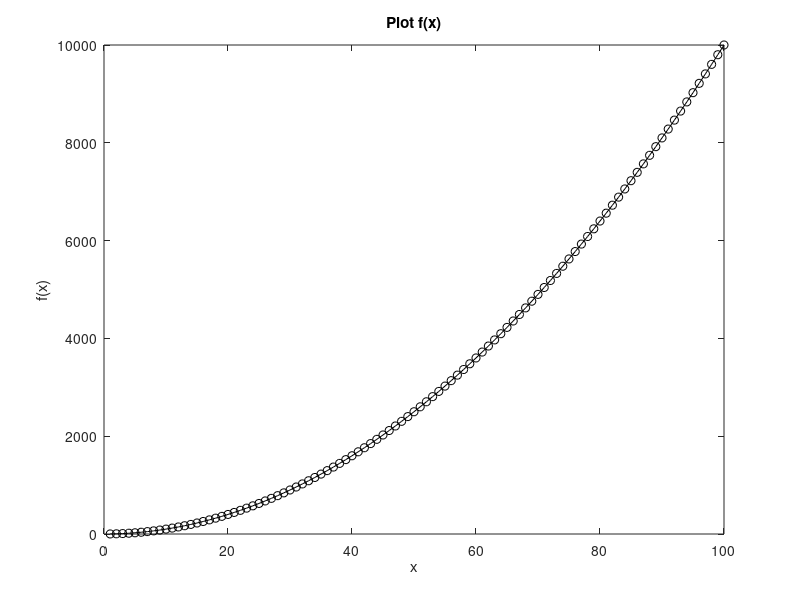

Here is the MATLAB script that generated this plot:
x = input('Enter x = ');
fprintf('x = %f\n',x);
% edit online by user 1
x = input('Enter Number = ');
for i = 1:x
  fprintf('i = %d\n',i);
end
x2 = 1:1:100;
% edit by local 
y2 = x2.^2;
%plot(x,y);
plot(x2,y2,'-ok');
xlabel('x');
ylabel('f(x)');
title('Plot f(x)');